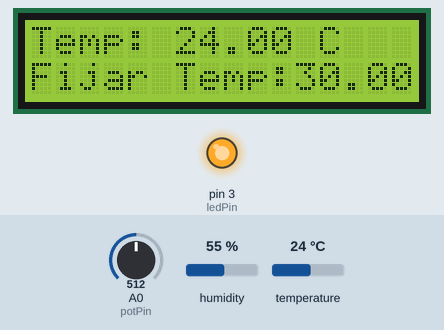
Recording of a sketch running on a simulated Arduino Uno, built with avr-gcc and run on an emulated ATmega328P. Shown: 16×2 character LCD, output pins drawn as LEDs (lit = HIGH). The inputs (shaded band) are chosen by the test bench; at power-on: temperature 24 °C, A0 (potPin) = 512, humidity 55 %.

Above: at 1.2 s.
1.3 s: temperature set to 29 °C
At 3.3 s:
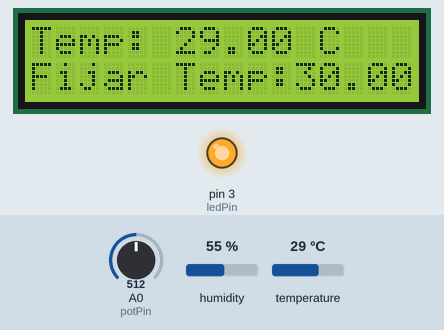
3.7 s: temperature set to 32 °C
At 4.6 s:
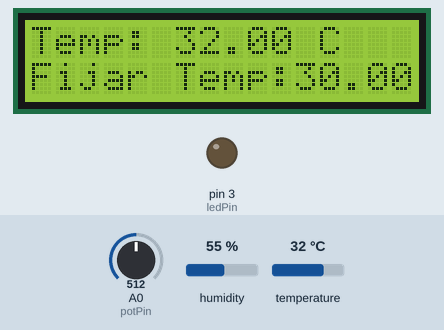
5.8 s: A0 (potPin) set to 533
At 7.1 s:
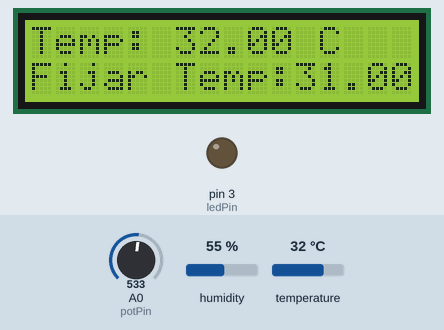
7.8 s: A0 (potPin) set to 563
At 9.6 s:
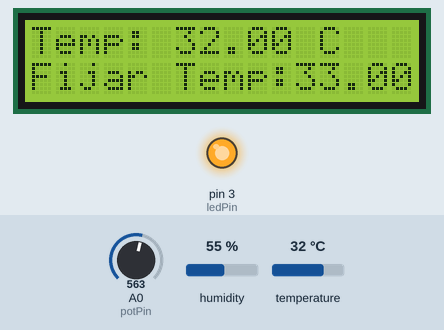
9.9 s: temperature set to 12 °C
At 10.8 s:
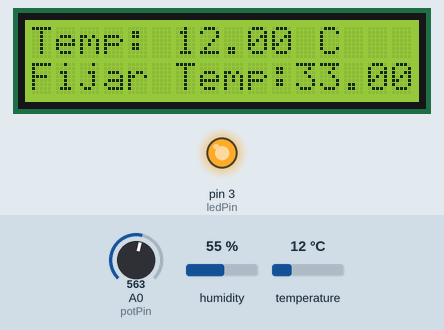
12.0 s: A0 (potPin) set to 511
At 13.3 s:
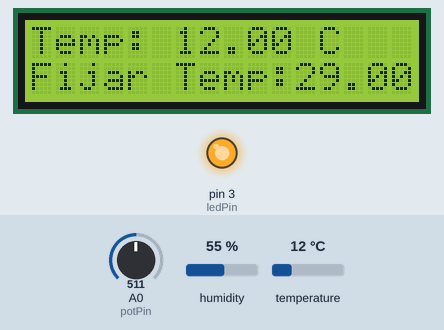
Timing chart, 0 to 15.0 s (numbered marks = the images above; inputs shaded):
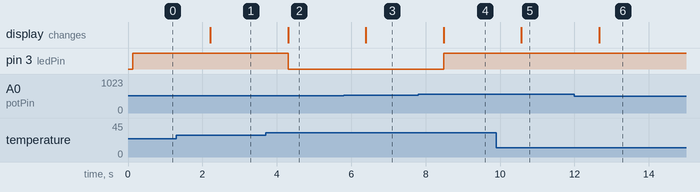

The sketch:

parte_1_lab_04.ino
```cpp
#include <DHT.h>
#include <Wire.h> // Necesario para I2C
#include <LiquidCrystal_I2C.h>

// Crear una instancia del LCD
LiquidCrystal_I2C lcd(0x27, 16, 2);

// Definir los pines del sensor DHT11, del LED y del potenciómetro
const int dhtPin = 2;  // Pin del sensor DHT11
const int ledPin = 3;  // Pin del LED
const int potPin = A0; // Pin del potenciómetro

// Definir el tipo de sensor DHT11
#define DHTTYPE DHT11

// Crear una instancia del sensor DHT
DHT dht(dhtPin, DHTTYPE);

void setup() {
  lcd.init();  // Inicialización del LCD
  lcd.backlight();  // Encender la luz de fondo del LCD

  // Inicializar el pin del LED como salida
  pinMode(ledPin, OUTPUT);
  // Inicializar el sensor DHT
  dht.begin();
}

void loop() {
  // Leer la temperatura del sensor DHT11
  float temperature = dht.readTemperature();
  // Leer el valor del potenciómetro
  int potValue = analogRead(potPin);
  // Mapear el valor del potenciómetro a un rango de temperatura (ej. 15 a 30 grados Celsius)
  float tempThreshold = map(potValue, 0, 1023, 0, 60);

  // Limpiar la pantalla LCD
  lcd.clear();

  // Mostrar la temperatura en el LCD
  lcd.setCursor(0, 0);
  lcd.print("Temp: ");
  lcd.print(temperature);
  lcd.print(" C");

  // Mostrar la escala de temperatura en el LCD
  lcd.setCursor(0, 1);
  lcd.print("Fijar Temp:");
  lcd.print(tempThreshold);
  lcd.print(" C");

  // Verificar si la lectura es válida
  if (isnan(temperature)) {
    Serial.println("Error al leer la temperatura!");
  } else {
    // Verificar si la temperatura es mayor o igual al umbral
    if (temperature <= tempThreshold) {
      // Encender el LED
      digitalWrite(ledPin, HIGH);
    } else {
      // Apagar el LED
      digitalWrite(ledPin, LOW);
    }
  }

  delay(1000);  // Esperar 1 segundo antes de leer la temperatura nuevamente
}
```

Measured:
- the behaviour switches between 30 and 31 °C on temperature (found by bisection; images 1 and 2)
- the behaviour switches between 545 and 546 on A0 (potPin) (found by bisection; images 3 and 4)
- after the input at 1.3 s, the display: changes after 0.91 s (image 1)
- after the input at 3.7 s, pin 3 (ledPin): HIGH → LOW after 0.60 s; the display: changes after 0.60 s (image 2)
- after the input at 5.8 s, the display: changes after 0.60 s (image 3)
- after the input at 7.8 s, pin 3 (ledPin): LOW → HIGH after 0.69 s; the display: changes after 0.69 s (image 4)
- after the input at 9.9 s, the display: changes after 0.68 s (image 5)
- after the input at 12.0 s, the display: changes after 0.67 s (image 6)
